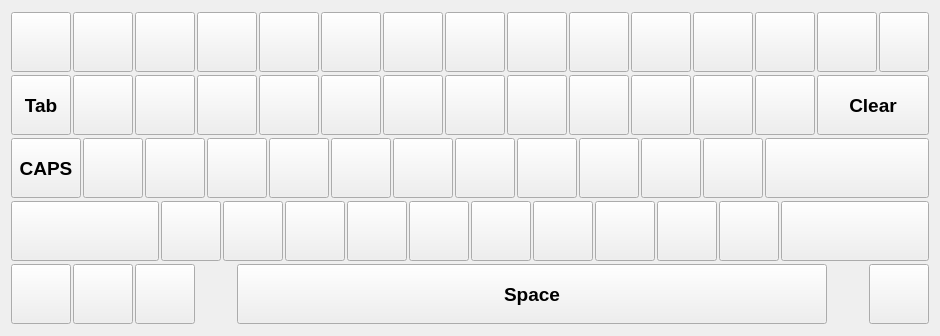
<?xml version="1.0" encoding="UTF-8"?>
<ui version="4.0">
 <class>RKeyboard</class>
 <widget class="QWidget" name="RKeyboard">
  <property name="geometry">
   <rect>
    <x>0</x>
    <y>0</y>
    <width>938</width>
    <height>336</height>
   </rect>
  </property>
  <property name="sizePolicy">
   <sizepolicy hsizetype="Preferred" vsizetype="Preferred">
    <horstretch>0</horstretch>
    <verstretch>0</verstretch>
   </sizepolicy>
  </property>
  <property name="windowTitle">
   <string>Form</string>
  </property>
  <layout class="QVBoxLayout" name="verticalLayout">
   <property name="spacing">
    <number>2</number>
   </property>
   <item>
    <layout class="QHBoxLayout" name="horizontalLayout">
     <property name="spacing">
      <number>2</number>
     </property>
     <property name="bottomMargin">
      <number>0</number>
     </property>
     <item>
      <widget class="QPushButton" name="btn1_1">
       <property name="minimumSize">
        <size>
         <width>60</width>
         <height>60</height>
        </size>
       </property>
       <property name="maximumSize">
        <size>
         <width>40</width>
         <height>60</height>
        </size>
       </property>
       <property name="font">
        <font>
         <pointsize>14</pointsize>
         <weight>75</weight>
         <bold>true</bold>
        </font>
       </property>
       <property name="text">
        <string/>
       </property>
      </widget>
     </item>
     <item>
      <widget class="QPushButton" name="btn1_2">
       <property name="minimumSize">
        <size>
         <width>60</width>
         <height>60</height>
        </size>
       </property>
       <property name="maximumSize">
        <size>
         <width>40</width>
         <height>60</height>
        </size>
       </property>
       <property name="font">
        <font>
         <pointsize>14</pointsize>
         <weight>75</weight>
         <bold>true</bold>
        </font>
       </property>
       <property name="text">
        <string/>
       </property>
      </widget>
     </item>
     <item>
      <widget class="QPushButton" name="btn1_3">
       <property name="minimumSize">
        <size>
         <width>60</width>
         <height>60</height>
        </size>
       </property>
       <property name="maximumSize">
        <size>
         <width>40</width>
         <height>60</height>
        </size>
       </property>
       <property name="font">
        <font>
         <pointsize>14</pointsize>
         <weight>75</weight>
         <bold>true</bold>
        </font>
       </property>
       <property name="text">
        <string/>
       </property>
      </widget>
     </item>
     <item>
      <widget class="QPushButton" name="btn1_4">
       <property name="minimumSize">
        <size>
         <width>60</width>
         <height>60</height>
        </size>
       </property>
       <property name="maximumSize">
        <size>
         <width>40</width>
         <height>60</height>
        </size>
       </property>
       <property name="font">
        <font>
         <pointsize>14</pointsize>
         <weight>75</weight>
         <bold>true</bold>
        </font>
       </property>
       <property name="text">
        <string/>
       </property>
      </widget>
     </item>
     <item>
      <widget class="QPushButton" name="btn1_5">
       <property name="minimumSize">
        <size>
         <width>60</width>
         <height>60</height>
        </size>
       </property>
       <property name="maximumSize">
        <size>
         <width>40</width>
         <height>60</height>
        </size>
       </property>
       <property name="font">
        <font>
         <pointsize>14</pointsize>
         <weight>75</weight>
         <bold>true</bold>
        </font>
       </property>
       <property name="text">
        <string/>
       </property>
      </widget>
     </item>
     <item>
      <widget class="QPushButton" name="btn1_6">
       <property name="minimumSize">
        <size>
         <width>60</width>
         <height>60</height>
        </size>
       </property>
       <property name="maximumSize">
        <size>
         <width>40</width>
         <height>60</height>
        </size>
       </property>
       <property name="font">
        <font>
         <pointsize>14</pointsize>
         <weight>75</weight>
         <bold>true</bold>
        </font>
       </property>
       <property name="text">
        <string/>
       </property>
      </widget>
     </item>
     <item>
      <widget class="QPushButton" name="btn1_7">
       <property name="minimumSize">
        <size>
         <width>60</width>
         <height>60</height>
        </size>
       </property>
       <property name="maximumSize">
        <size>
         <width>40</width>
         <height>60</height>
        </size>
       </property>
       <property name="font">
        <font>
         <pointsize>14</pointsize>
         <weight>75</weight>
         <bold>true</bold>
        </font>
       </property>
       <property name="text">
        <string/>
       </property>
      </widget>
     </item>
     <item>
      <widget class="QPushButton" name="btn1_8">
       <property name="minimumSize">
        <size>
         <width>60</width>
         <height>60</height>
        </size>
       </property>
       <property name="maximumSize">
        <size>
         <width>40</width>
         <height>60</height>
        </size>
       </property>
       <property name="font">
        <font>
         <pointsize>14</pointsize>
         <weight>75</weight>
         <bold>true</bold>
        </font>
       </property>
       <property name="text">
        <string/>
       </property>
      </widget>
     </item>
     <item>
      <widget class="QPushButton" name="btn1_9">
       <property name="minimumSize">
        <size>
         <width>60</width>
         <height>60</height>
        </size>
       </property>
       <property name="maximumSize">
        <size>
         <width>40</width>
         <height>60</height>
        </size>
       </property>
       <property name="font">
        <font>
         <pointsize>14</pointsize>
         <weight>75</weight>
         <bold>true</bold>
        </font>
       </property>
       <property name="text">
        <string/>
       </property>
      </widget>
     </item>
     <item>
      <widget class="QPushButton" name="btn1_10">
       <property name="minimumSize">
        <size>
         <width>60</width>
         <height>60</height>
        </size>
       </property>
       <property name="maximumSize">
        <size>
         <width>40</width>
         <height>60</height>
        </size>
       </property>
       <property name="font">
        <font>
         <pointsize>14</pointsize>
         <weight>75</weight>
         <bold>true</bold>
        </font>
       </property>
       <property name="text">
        <string/>
       </property>
      </widget>
     </item>
     <item>
      <widget class="QPushButton" name="btn1_11">
       <property name="minimumSize">
        <size>
         <width>60</width>
         <height>60</height>
        </size>
       </property>
       <property name="maximumSize">
        <size>
         <width>40</width>
         <height>60</height>
        </size>
       </property>
       <property name="font">
        <font>
         <pointsize>14</pointsize>
         <weight>75</weight>
         <bold>true</bold>
        </font>
       </property>
       <property name="text">
        <string/>
       </property>
      </widget>
     </item>
     <item>
      <widget class="QPushButton" name="btn1_12">
       <property name="minimumSize">
        <size>
         <width>60</width>
         <height>60</height>
        </size>
       </property>
       <property name="maximumSize">
        <size>
         <width>40</width>
         <height>60</height>
        </size>
       </property>
       <property name="font">
        <font>
         <pointsize>14</pointsize>
         <weight>75</weight>
         <bold>true</bold>
        </font>
       </property>
       <property name="text">
        <string/>
       </property>
      </widget>
     </item>
     <item>
      <widget class="QPushButton" name="btn1_13">
       <property name="minimumSize">
        <size>
         <width>60</width>
         <height>60</height>
        </size>
       </property>
       <property name="maximumSize">
        <size>
         <width>40</width>
         <height>60</height>
        </size>
       </property>
       <property name="font">
        <font>
         <pointsize>14</pointsize>
         <weight>75</weight>
         <bold>true</bold>
        </font>
       </property>
       <property name="text">
        <string/>
       </property>
      </widget>
     </item>
     <item>
      <widget class="QPushButton" name="btn1_14">
       <property name="minimumSize">
        <size>
         <width>60</width>
         <height>60</height>
        </size>
       </property>
       <property name="maximumSize">
        <size>
         <width>40</width>
         <height>60</height>
        </size>
       </property>
       <property name="font">
        <font>
         <pointsize>14</pointsize>
         <weight>75</weight>
         <bold>true</bold>
        </font>
       </property>
       <property name="text">
        <string/>
       </property>
      </widget>
     </item>
     <item>
      <widget class="QPushButton" name="btnBackspace">
       <property name="sizePolicy">
        <sizepolicy hsizetype="Expanding" vsizetype="Fixed">
         <horstretch>0</horstretch>
         <verstretch>0</verstretch>
        </sizepolicy>
       </property>
       <property name="minimumSize">
        <size>
         <width>50</width>
         <height>60</height>
        </size>
       </property>
       <property name="maximumSize">
        <size>
         <width>555</width>
         <height>60</height>
        </size>
       </property>
       <property name="font">
        <font>
         <pointsize>14</pointsize>
         <weight>75</weight>
         <bold>true</bold>
        </font>
       </property>
       <property name="text">
        <string/>
       </property>
       <property name="icon">
        <iconset resource="res.qrc">
         <normaloff>:/res/backspace.png</normaloff>:/res/backspace.png</iconset>
       </property>
      </widget>
     </item>
    </layout>
   </item>
   <item>
    <layout class="QHBoxLayout" name="horizontalLayout_2">
     <property name="spacing">
      <number>2</number>
     </property>
     <item>
      <widget class="QPushButton" name="btnTab">
       <property name="sizePolicy">
        <sizepolicy hsizetype="Expanding" vsizetype="Fixed">
         <horstretch>0</horstretch>
         <verstretch>0</verstretch>
        </sizepolicy>
       </property>
       <property name="minimumSize">
        <size>
         <width>50</width>
         <height>60</height>
        </size>
       </property>
       <property name="maximumSize">
        <size>
         <width>60</width>
         <height>60</height>
        </size>
       </property>
       <property name="font">
        <font>
         <pointsize>14</pointsize>
         <weight>75</weight>
         <bold>true</bold>
        </font>
       </property>
       <property name="text">
        <string>Tab</string>
       </property>
      </widget>
     </item>
     <item>
      <widget class="QPushButton" name="btn2_1">
       <property name="minimumSize">
        <size>
         <width>60</width>
         <height>60</height>
        </size>
       </property>
       <property name="maximumSize">
        <size>
         <width>40</width>
         <height>60</height>
        </size>
       </property>
       <property name="font">
        <font>
         <pointsize>14</pointsize>
         <weight>75</weight>
         <bold>true</bold>
        </font>
       </property>
       <property name="text">
        <string/>
       </property>
      </widget>
     </item>
     <item>
      <widget class="QPushButton" name="btn2_2">
       <property name="minimumSize">
        <size>
         <width>60</width>
         <height>60</height>
        </size>
       </property>
       <property name="maximumSize">
        <size>
         <width>40</width>
         <height>60</height>
        </size>
       </property>
       <property name="font">
        <font>
         <pointsize>14</pointsize>
         <weight>75</weight>
         <bold>true</bold>
        </font>
       </property>
       <property name="text">
        <string/>
       </property>
      </widget>
     </item>
     <item>
      <widget class="QPushButton" name="btn2_3">
       <property name="minimumSize">
        <size>
         <width>60</width>
         <height>60</height>
        </size>
       </property>
       <property name="maximumSize">
        <size>
         <width>40</width>
         <height>60</height>
        </size>
       </property>
       <property name="font">
        <font>
         <pointsize>14</pointsize>
         <weight>75</weight>
         <bold>true</bold>
        </font>
       </property>
       <property name="text">
        <string/>
       </property>
      </widget>
     </item>
     <item>
      <widget class="QPushButton" name="btn2_4">
       <property name="minimumSize">
        <size>
         <width>60</width>
         <height>60</height>
        </size>
       </property>
       <property name="maximumSize">
        <size>
         <width>40</width>
         <height>60</height>
        </size>
       </property>
       <property name="font">
        <font>
         <pointsize>14</pointsize>
         <weight>75</weight>
         <bold>true</bold>
        </font>
       </property>
       <property name="text">
        <string/>
       </property>
      </widget>
     </item>
     <item>
      <widget class="QPushButton" name="btn2_5">
       <property name="minimumSize">
        <size>
         <width>60</width>
         <height>60</height>
        </size>
       </property>
       <property name="maximumSize">
        <size>
         <width>40</width>
         <height>60</height>
        </size>
       </property>
       <property name="font">
        <font>
         <pointsize>14</pointsize>
         <weight>75</weight>
         <bold>true</bold>
        </font>
       </property>
       <property name="text">
        <string/>
       </property>
      </widget>
     </item>
     <item>
      <widget class="QPushButton" name="btn2_6">
       <property name="minimumSize">
        <size>
         <width>60</width>
         <height>60</height>
        </size>
       </property>
       <property name="maximumSize">
        <size>
         <width>40</width>
         <height>60</height>
        </size>
       </property>
       <property name="font">
        <font>
         <pointsize>14</pointsize>
         <weight>75</weight>
         <bold>true</bold>
        </font>
       </property>
       <property name="text">
        <string/>
       </property>
      </widget>
     </item>
     <item>
      <widget class="QPushButton" name="btn2_7">
       <property name="minimumSize">
        <size>
         <width>60</width>
         <height>60</height>
        </size>
       </property>
       <property name="maximumSize">
        <size>
         <width>40</width>
         <height>60</height>
        </size>
       </property>
       <property name="font">
        <font>
         <pointsize>14</pointsize>
         <weight>75</weight>
         <bold>true</bold>
        </font>
       </property>
       <property name="text">
        <string/>
       </property>
      </widget>
     </item>
     <item>
      <widget class="QPushButton" name="btn2_8">
       <property name="minimumSize">
        <size>
         <width>60</width>
         <height>60</height>
        </size>
       </property>
       <property name="maximumSize">
        <size>
         <width>40</width>
         <height>60</height>
        </size>
       </property>
       <property name="font">
        <font>
         <pointsize>14</pointsize>
         <weight>75</weight>
         <bold>true</bold>
        </font>
       </property>
       <property name="text">
        <string/>
       </property>
      </widget>
     </item>
     <item>
      <widget class="QPushButton" name="btn2_9">
       <property name="minimumSize">
        <size>
         <width>60</width>
         <height>60</height>
        </size>
       </property>
       <property name="maximumSize">
        <size>
         <width>40</width>
         <height>60</height>
        </size>
       </property>
       <property name="font">
        <font>
         <pointsize>14</pointsize>
         <weight>75</weight>
         <bold>true</bold>
        </font>
       </property>
       <property name="text">
        <string/>
       </property>
      </widget>
     </item>
     <item>
      <widget class="QPushButton" name="btn2_10">
       <property name="minimumSize">
        <size>
         <width>60</width>
         <height>60</height>
        </size>
       </property>
       <property name="maximumSize">
        <size>
         <width>40</width>
         <height>60</height>
        </size>
       </property>
       <property name="font">
        <font>
         <pointsize>14</pointsize>
         <weight>75</weight>
         <bold>true</bold>
        </font>
       </property>
       <property name="text">
        <string/>
       </property>
      </widget>
     </item>
     <item>
      <widget class="QPushButton" name="btn2_11">
       <property name="minimumSize">
        <size>
         <width>60</width>
         <height>60</height>
        </size>
       </property>
       <property name="maximumSize">
        <size>
         <width>40</width>
         <height>60</height>
        </size>
       </property>
       <property name="font">
        <font>
         <pointsize>14</pointsize>
         <weight>75</weight>
         <bold>true</bold>
        </font>
       </property>
       <property name="text">
        <string/>
       </property>
      </widget>
     </item>
     <item>
      <widget class="QPushButton" name="btn2_12">
       <property name="minimumSize">
        <size>
         <width>60</width>
         <height>60</height>
        </size>
       </property>
       <property name="maximumSize">
        <size>
         <width>40</width>
         <height>60</height>
        </size>
       </property>
       <property name="font">
        <font>
         <pointsize>14</pointsize>
         <weight>75</weight>
         <bold>true</bold>
        </font>
       </property>
       <property name="text">
        <string/>
       </property>
      </widget>
     </item>
     <item>
      <widget class="QPushButton" name="btnClear">
       <property name="sizePolicy">
        <sizepolicy hsizetype="Expanding" vsizetype="Fixed">
         <horstretch>0</horstretch>
         <verstretch>0</verstretch>
        </sizepolicy>
       </property>
       <property name="minimumSize">
        <size>
         <width>50</width>
         <height>60</height>
        </size>
       </property>
       <property name="maximumSize">
        <size>
         <width>16777215</width>
         <height>60</height>
        </size>
       </property>
       <property name="font">
        <font>
         <pointsize>14</pointsize>
         <weight>75</weight>
         <bold>true</bold>
        </font>
       </property>
       <property name="text">
        <string>Clear</string>
       </property>
      </widget>
     </item>
    </layout>
   </item>
   <item>
    <layout class="QHBoxLayout" name="horizontalLayout_3">
     <property name="spacing">
      <number>2</number>
     </property>
     <item>
      <widget class="QPushButton" name="btnCaps">
       <property name="sizePolicy">
        <sizepolicy hsizetype="Expanding" vsizetype="Fixed">
         <horstretch>0</horstretch>
         <verstretch>0</verstretch>
        </sizepolicy>
       </property>
       <property name="minimumSize">
        <size>
         <width>50</width>
         <height>60</height>
        </size>
       </property>
       <property name="maximumSize">
        <size>
         <width>70</width>
         <height>60</height>
        </size>
       </property>
       <property name="font">
        <font>
         <pointsize>14</pointsize>
         <weight>75</weight>
         <bold>true</bold>
        </font>
       </property>
       <property name="text">
        <string>CAPS</string>
       </property>
      </widget>
     </item>
     <item>
      <widget class="QPushButton" name="btn3_1">
       <property name="minimumSize">
        <size>
         <width>60</width>
         <height>60</height>
        </size>
       </property>
       <property name="maximumSize">
        <size>
         <width>40</width>
         <height>60</height>
        </size>
       </property>
       <property name="font">
        <font>
         <pointsize>14</pointsize>
         <weight>75</weight>
         <bold>true</bold>
        </font>
       </property>
       <property name="text">
        <string/>
       </property>
      </widget>
     </item>
     <item>
      <widget class="QPushButton" name="btn3_2">
       <property name="minimumSize">
        <size>
         <width>60</width>
         <height>60</height>
        </size>
       </property>
       <property name="maximumSize">
        <size>
         <width>40</width>
         <height>60</height>
        </size>
       </property>
       <property name="font">
        <font>
         <pointsize>14</pointsize>
         <weight>75</weight>
         <bold>true</bold>
        </font>
       </property>
       <property name="text">
        <string/>
       </property>
      </widget>
     </item>
     <item>
      <widget class="QPushButton" name="btn3_3">
       <property name="minimumSize">
        <size>
         <width>60</width>
         <height>60</height>
        </size>
       </property>
       <property name="maximumSize">
        <size>
         <width>40</width>
         <height>60</height>
        </size>
       </property>
       <property name="font">
        <font>
         <pointsize>14</pointsize>
         <weight>75</weight>
         <bold>true</bold>
        </font>
       </property>
       <property name="text">
        <string/>
       </property>
      </widget>
     </item>
     <item>
      <widget class="QPushButton" name="btn3_4">
       <property name="minimumSize">
        <size>
         <width>60</width>
         <height>60</height>
        </size>
       </property>
       <property name="maximumSize">
        <size>
         <width>40</width>
         <height>60</height>
        </size>
       </property>
       <property name="font">
        <font>
         <pointsize>14</pointsize>
         <weight>75</weight>
         <bold>true</bold>
        </font>
       </property>
       <property name="text">
        <string/>
       </property>
      </widget>
     </item>
     <item>
      <widget class="QPushButton" name="btn3_5">
       <property name="minimumSize">
        <size>
         <width>60</width>
         <height>60</height>
        </size>
       </property>
       <property name="maximumSize">
        <size>
         <width>40</width>
         <height>60</height>
        </size>
       </property>
       <property name="font">
        <font>
         <pointsize>14</pointsize>
         <weight>75</weight>
         <bold>true</bold>
        </font>
       </property>
       <property name="text">
        <string/>
       </property>
      </widget>
     </item>
     <item>
      <widget class="QPushButton" name="btn3_6">
       <property name="minimumSize">
        <size>
         <width>60</width>
         <height>60</height>
        </size>
       </property>
       <property name="maximumSize">
        <size>
         <width>40</width>
         <height>60</height>
        </size>
       </property>
       <property name="font">
        <font>
         <pointsize>14</pointsize>
         <weight>75</weight>
         <bold>true</bold>
        </font>
       </property>
       <property name="text">
        <string/>
       </property>
      </widget>
     </item>
     <item>
      <widget class="QPushButton" name="btn3_7">
       <property name="minimumSize">
        <size>
         <width>60</width>
         <height>60</height>
        </size>
       </property>
       <property name="maximumSize">
        <size>
         <width>40</width>
         <height>60</height>
        </size>
       </property>
       <property name="font">
        <font>
         <pointsize>14</pointsize>
         <weight>75</weight>
         <bold>true</bold>
        </font>
       </property>
       <property name="text">
        <string/>
       </property>
      </widget>
     </item>
     <item>
      <widget class="QPushButton" name="btn3_8">
       <property name="minimumSize">
        <size>
         <width>60</width>
         <height>60</height>
        </size>
       </property>
       <property name="maximumSize">
        <size>
         <width>40</width>
         <height>60</height>
        </size>
       </property>
       <property name="font">
        <font>
         <pointsize>14</pointsize>
         <weight>75</weight>
         <bold>true</bold>
        </font>
       </property>
       <property name="text">
        <string/>
       </property>
      </widget>
     </item>
     <item>
      <widget class="QPushButton" name="btn3_9">
       <property name="minimumSize">
        <size>
         <width>60</width>
         <height>60</height>
        </size>
       </property>
       <property name="maximumSize">
        <size>
         <width>40</width>
         <height>60</height>
        </size>
       </property>
       <property name="font">
        <font>
         <pointsize>14</pointsize>
         <weight>75</weight>
         <bold>true</bold>
        </font>
       </property>
       <property name="text">
        <string/>
       </property>
      </widget>
     </item>
     <item>
      <widget class="QPushButton" name="btn3_10">
       <property name="minimumSize">
        <size>
         <width>60</width>
         <height>60</height>
        </size>
       </property>
       <property name="maximumSize">
        <size>
         <width>40</width>
         <height>60</height>
        </size>
       </property>
       <property name="font">
        <font>
         <pointsize>14</pointsize>
         <weight>75</weight>
         <bold>true</bold>
        </font>
       </property>
       <property name="text">
        <string/>
       </property>
      </widget>
     </item>
     <item>
      <widget class="QPushButton" name="btn3_11">
       <property name="minimumSize">
        <size>
         <width>60</width>
         <height>60</height>
        </size>
       </property>
       <property name="maximumSize">
        <size>
         <width>40</width>
         <height>60</height>
        </size>
       </property>
       <property name="font">
        <font>
         <pointsize>14</pointsize>
         <weight>75</weight>
         <bold>true</bold>
        </font>
       </property>
       <property name="text">
        <string/>
       </property>
      </widget>
     </item>
     <item>
      <widget class="QPushButton" name="btnReturn2">
       <property name="sizePolicy">
        <sizepolicy hsizetype="Expanding" vsizetype="Fixed">
         <horstretch>0</horstretch>
         <verstretch>0</verstretch>
        </sizepolicy>
       </property>
       <property name="minimumSize">
        <size>
         <width>50</width>
         <height>60</height>
        </size>
       </property>
       <property name="maximumSize">
        <size>
         <width>16777215</width>
         <height>60</height>
        </size>
       </property>
       <property name="sizeIncrement">
        <size>
         <width>0</width>
         <height>40</height>
        </size>
       </property>
       <property name="font">
        <font>
         <pointsize>14</pointsize>
         <weight>75</weight>
         <bold>true</bold>
        </font>
       </property>
       <property name="text">
        <string/>
       </property>
       <property name="icon">
        <iconset resource="res.qrc">
         <normaloff>:/res/enter.png</normaloff>:/res/enter.png</iconset>
       </property>
      </widget>
     </item>
    </layout>
   </item>
   <item>
    <layout class="QHBoxLayout" name="horizontalLayout_4">
     <property name="spacing">
      <number>2</number>
     </property>
     <item>
      <widget class="QPushButton" name="btnLShift">
       <property name="sizePolicy">
        <sizepolicy hsizetype="Expanding" vsizetype="Fixed">
         <horstretch>0</horstretch>
         <verstretch>0</verstretch>
        </sizepolicy>
       </property>
       <property name="minimumSize">
        <size>
         <width>40</width>
         <height>60</height>
        </size>
       </property>
       <property name="maximumSize">
        <size>
         <width>16777215</width>
         <height>60</height>
        </size>
       </property>
       <property name="font">
        <font>
         <pointsize>14</pointsize>
         <weight>75</weight>
         <bold>true</bold>
        </font>
       </property>
       <property name="text">
        <string/>
       </property>
       <property name="icon">
        <iconset resource="res.qrc">
         <normaloff>:/res/shift.png</normaloff>:/res/shift.png</iconset>
       </property>
      </widget>
     </item>
     <item>
      <widget class="QPushButton" name="btn4_1">
       <property name="minimumSize">
        <size>
         <width>60</width>
         <height>60</height>
        </size>
       </property>
       <property name="maximumSize">
        <size>
         <width>40</width>
         <height>60</height>
        </size>
       </property>
       <property name="font">
        <font>
         <pointsize>14</pointsize>
         <weight>75</weight>
         <bold>true</bold>
        </font>
       </property>
       <property name="text">
        <string/>
       </property>
      </widget>
     </item>
     <item>
      <widget class="QPushButton" name="btn4_2">
       <property name="minimumSize">
        <size>
         <width>60</width>
         <height>60</height>
        </size>
       </property>
       <property name="maximumSize">
        <size>
         <width>40</width>
         <height>60</height>
        </size>
       </property>
       <property name="font">
        <font>
         <pointsize>14</pointsize>
         <weight>75</weight>
         <bold>true</bold>
        </font>
       </property>
       <property name="text">
        <string/>
       </property>
      </widget>
     </item>
     <item>
      <widget class="QPushButton" name="btn4_3">
       <property name="minimumSize">
        <size>
         <width>60</width>
         <height>60</height>
        </size>
       </property>
       <property name="maximumSize">
        <size>
         <width>40</width>
         <height>60</height>
        </size>
       </property>
       <property name="font">
        <font>
         <pointsize>14</pointsize>
         <weight>75</weight>
         <bold>true</bold>
        </font>
       </property>
       <property name="text">
        <string/>
       </property>
      </widget>
     </item>
     <item>
      <widget class="QPushButton" name="btn4_4">
       <property name="minimumSize">
        <size>
         <width>60</width>
         <height>60</height>
        </size>
       </property>
       <property name="maximumSize">
        <size>
         <width>40</width>
         <height>60</height>
        </size>
       </property>
       <property name="font">
        <font>
         <pointsize>14</pointsize>
         <weight>75</weight>
         <bold>true</bold>
        </font>
       </property>
       <property name="text">
        <string/>
       </property>
      </widget>
     </item>
     <item>
      <widget class="QPushButton" name="btn4_5">
       <property name="minimumSize">
        <size>
         <width>60</width>
         <height>60</height>
        </size>
       </property>
       <property name="maximumSize">
        <size>
         <width>40</width>
         <height>60</height>
        </size>
       </property>
       <property name="font">
        <font>
         <pointsize>14</pointsize>
         <weight>75</weight>
         <bold>true</bold>
        </font>
       </property>
       <property name="text">
        <string/>
       </property>
      </widget>
     </item>
     <item>
      <widget class="QPushButton" name="btn4_6">
       <property name="minimumSize">
        <size>
         <width>60</width>
         <height>60</height>
        </size>
       </property>
       <property name="maximumSize">
        <size>
         <width>40</width>
         <height>60</height>
        </size>
       </property>
       <property name="font">
        <font>
         <pointsize>14</pointsize>
         <weight>75</weight>
         <bold>true</bold>
        </font>
       </property>
       <property name="text">
        <string/>
       </property>
      </widget>
     </item>
     <item>
      <widget class="QPushButton" name="btn4_7">
       <property name="minimumSize">
        <size>
         <width>60</width>
         <height>60</height>
        </size>
       </property>
       <property name="maximumSize">
        <size>
         <width>40</width>
         <height>60</height>
        </size>
       </property>
       <property name="font">
        <font>
         <pointsize>14</pointsize>
         <weight>75</weight>
         <bold>true</bold>
        </font>
       </property>
       <property name="text">
        <string/>
       </property>
      </widget>
     </item>
     <item>
      <widget class="QPushButton" name="btn4_8">
       <property name="minimumSize">
        <size>
         <width>60</width>
         <height>60</height>
        </size>
       </property>
       <property name="maximumSize">
        <size>
         <width>40</width>
         <height>60</height>
        </size>
       </property>
       <property name="font">
        <font>
         <pointsize>14</pointsize>
         <weight>75</weight>
         <bold>true</bold>
        </font>
       </property>
       <property name="text">
        <string/>
       </property>
      </widget>
     </item>
     <item>
      <widget class="QPushButton" name="btn4_9">
       <property name="minimumSize">
        <size>
         <width>60</width>
         <height>60</height>
        </size>
       </property>
       <property name="maximumSize">
        <size>
         <width>40</width>
         <height>60</height>
        </size>
       </property>
       <property name="font">
        <font>
         <pointsize>14</pointsize>
         <weight>75</weight>
         <bold>true</bold>
        </font>
       </property>
       <property name="text">
        <string/>
       </property>
      </widget>
     </item>
     <item>
      <widget class="QPushButton" name="btn4_10">
       <property name="minimumSize">
        <size>
         <width>60</width>
         <height>60</height>
        </size>
       </property>
       <property name="maximumSize">
        <size>
         <width>40</width>
         <height>60</height>
        </size>
       </property>
       <property name="font">
        <font>
         <pointsize>14</pointsize>
         <weight>75</weight>
         <bold>true</bold>
        </font>
       </property>
       <property name="text">
        <string/>
       </property>
      </widget>
     </item>
     <item>
      <widget class="QPushButton" name="btnRShift">
       <property name="sizePolicy">
        <sizepolicy hsizetype="Expanding" vsizetype="Fixed">
         <horstretch>0</horstretch>
         <verstretch>0</verstretch>
        </sizepolicy>
       </property>
       <property name="minimumSize">
        <size>
         <width>40</width>
         <height>60</height>
        </size>
       </property>
       <property name="maximumSize">
        <size>
         <width>16777215</width>
         <height>60</height>
        </size>
       </property>
       <property name="font">
        <font>
         <pointsize>14</pointsize>
         <weight>75</weight>
         <bold>true</bold>
        </font>
       </property>
       <property name="text">
        <string/>
       </property>
       <property name="icon">
        <iconset resource="res.qrc">
         <normaloff>:/res/shift.png</normaloff>:/res/shift.png</iconset>
       </property>
      </widget>
     </item>
    </layout>
   </item>
   <item>
    <layout class="QHBoxLayout" name="horizontalLayout_5">
     <property name="spacing">
      <number>2</number>
     </property>
     <item>
      <widget class="QPushButton" name="btnOk">
       <property name="minimumSize">
        <size>
         <width>60</width>
         <height>60</height>
        </size>
       </property>
       <property name="maximumSize">
        <size>
         <width>16777215</width>
         <height>60</height>
        </size>
       </property>
       <property name="font">
        <font>
         <pointsize>14</pointsize>
         <weight>75</weight>
         <bold>true</bold>
        </font>
       </property>
       <property name="text">
        <string/>
       </property>
       <property name="icon">
        <iconset resource="res.qrc">
         <normaloff>:/res/ok.png</normaloff>:/res/ok.png</iconset>
       </property>
       <property name="iconSize">
        <size>
         <width>32</width>
         <height>32</height>
        </size>
       </property>
      </widget>
     </item>
     <item>
      <widget class="QPushButton" name="btnEn">
       <property name="minimumSize">
        <size>
         <width>60</width>
         <height>60</height>
        </size>
       </property>
       <property name="maximumSize">
        <size>
         <width>16777215</width>
         <height>60</height>
        </size>
       </property>
       <property name="font">
        <font>
         <pointsize>14</pointsize>
         <weight>75</weight>
         <bold>true</bold>
        </font>
       </property>
       <property name="text">
        <string/>
       </property>
       <property name="icon">
        <iconset resource="res.qrc">
         <normaloff>:/res/usa.png</normaloff>:/res/usa.png</iconset>
       </property>
       <property name="iconSize">
        <size>
         <width>32</width>
         <height>32</height>
        </size>
       </property>
      </widget>
     </item>
     <item>
      <widget class="QPushButton" name="btnRu">
       <property name="minimumSize">
        <size>
         <width>60</width>
         <height>60</height>
        </size>
       </property>
       <property name="maximumSize">
        <size>
         <width>16777215</width>
         <height>60</height>
        </size>
       </property>
       <property name="font">
        <font>
         <pointsize>14</pointsize>
         <weight>75</weight>
         <bold>true</bold>
        </font>
       </property>
       <property name="text">
        <string/>
       </property>
       <property name="icon">
        <iconset resource="res.qrc">
         <normaloff>:/res/russia.png</normaloff>:/res/russia.png</iconset>
       </property>
       <property name="iconSize">
        <size>
         <width>32</width>
         <height>32</height>
        </size>
       </property>
      </widget>
     </item>
     <item>
      <spacer name="horizontalSpacer">
       <property name="font">
        <font>
         <pointsize>14</pointsize>
         <weight>75</weight>
         <bold>true</bold>
        </font>
       </property>
       <property name="orientation">
        <enum>Qt::Horizontal</enum>
       </property>
       <property name="sizeType">
        <enum>QSizePolicy::Minimum</enum>
       </property>
       <property name="sizeHint" stdset="0">
        <size>
         <width>40</width>
         <height>20</height>
        </size>
       </property>
      </spacer>
     </item>
     <item>
      <widget class="QPushButton" name="btnSpace">
       <property name="sizePolicy">
        <sizepolicy hsizetype="Expanding" vsizetype="Ignored">
         <horstretch>0</horstretch>
         <verstretch>0</verstretch>
        </sizepolicy>
       </property>
       <property name="minimumSize">
        <size>
         <width>0</width>
         <height>60</height>
        </size>
       </property>
       <property name="maximumSize">
        <size>
         <width>600</width>
         <height>60</height>
        </size>
       </property>
       <property name="font">
        <font>
         <pointsize>14</pointsize>
         <weight>75</weight>
         <bold>true</bold>
        </font>
       </property>
       <property name="text">
        <string>Space</string>
       </property>
      </widget>
     </item>
     <item>
      <spacer name="horizontalSpacer_2">
       <property name="font">
        <font>
         <pointsize>14</pointsize>
         <weight>75</weight>
         <bold>true</bold>
        </font>
       </property>
       <property name="orientation">
        <enum>Qt::Horizontal</enum>
       </property>
       <property name="sizeType">
        <enum>QSizePolicy::Minimum</enum>
       </property>
       <property name="sizeHint" stdset="0">
        <size>
         <width>40</width>
         <height>20</height>
        </size>
       </property>
      </spacer>
     </item>
     <item>
      <widget class="QPushButton" name="btnCancel">
       <property name="minimumSize">
        <size>
         <width>60</width>
         <height>60</height>
        </size>
       </property>
       <property name="maximumSize">
        <size>
         <width>40</width>
         <height>60</height>
        </size>
       </property>
       <property name="font">
        <font>
         <pointsize>14</pointsize>
         <weight>75</weight>
         <bold>true</bold>
        </font>
       </property>
       <property name="text">
        <string/>
       </property>
       <property name="icon">
        <iconset resource="res.qrc">
         <normaloff>:/res/cancel.png</normaloff>:/res/cancel.png</iconset>
       </property>
       <property name="iconSize">
        <size>
         <width>32</width>
         <height>32</height>
        </size>
       </property>
      </widget>
     </item>
    </layout>
   </item>
  </layout>
 </widget>
 <resources>
  <include location="res.qrc"/>
 </resources>
 <connections/>
</ui>
